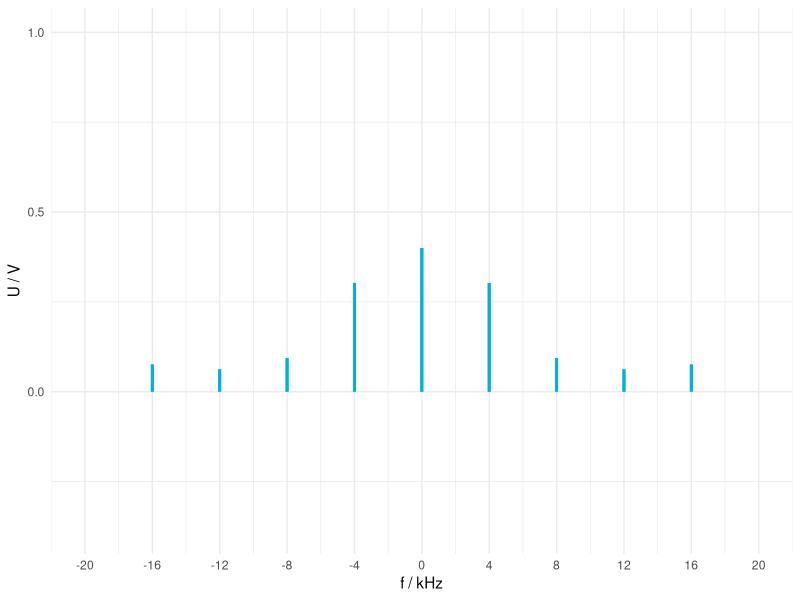

R code for this plot:
library(ggplot2)

outputName <- "Si.pdf"
pdfWidth <- 10
pdfHeight <- pdfWidth * 0.618


T   <- 250 * 10^-6
tau <- 100 * 10^-6

U2 <- 1

m <- 5

amplitudes <- function(n) {

if(n == 0) { return( U2 * tau/T ) }

abs(    U2 * tau/T * sin(pi * n * tau/T) / (n * pi * tau/T))
}

line_xcoordinates <- c()
theoretical_ys <- c()
deltacounter <- 0

deltax  <- 1

for(i in 1:m) {

  deltacounter<-deltacounter+deltax
  line_xcoordinates <- c(line_xcoordinates, deltacounter)

  theoretical_ys <- c(theoretical_ys, amplitudes(i))

}

xlimits <- c(-5, 5)
xbreaks <- seq(-5, 5, 1)
xlabels <- xbreaks * 1/T / 1000
ylimits <- c(-0.382, U2)

xlabel <- "f / kHz"
ylabel <- "U / V"


hsBlue <- "#00b1db"

p <- ggplot(data.frame(x=c(0,2)), aes(x=x)) +
    theme_minimal() +
    scale_x_continuous(limits = xlimits, breaks = xbreaks, labels=xlabels) +
    scale_y_continuous(limits = ylimits) +
    stat_function( fun = amplitudes, n = 4000, linetype=2, color = hsBlue) +
    xlab(xlabel) +
    ylab(ylabel)



linewidth <- 1

for( i in 1:m ) {

    p <- p + geom_segment( x = line_xcoordinates[i], y = 0, xend = line_xcoordinates[i], yend = theoretical_ys[i] , color=hsBlue,   linetype="solid", size = linewidth)
    p <- p + geom_segment( x = -line_xcoordinates[i], y = 0, xend = -line_xcoordinates[i], yend = theoretical_ys[i] , color=hsBlue,   linetype="solid", size = linewidth)
}
p <- p + geom_segment( x = 0, y = 0, xend = 0, yend = amplitudes(0), color=hsBlue,   linetype="solid", size = linewidth)

pdf(outputName, pdfWidth, pdfHeight)
p
